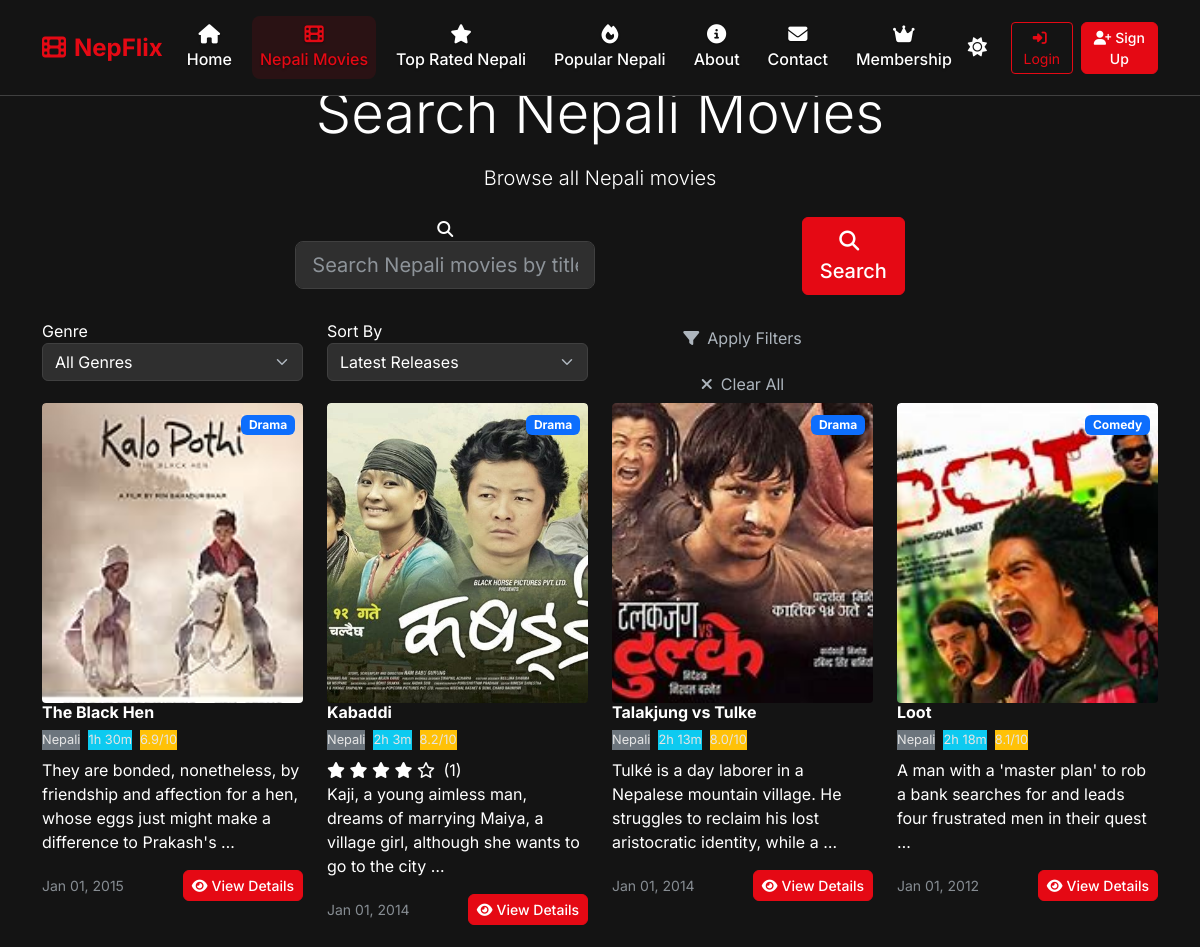
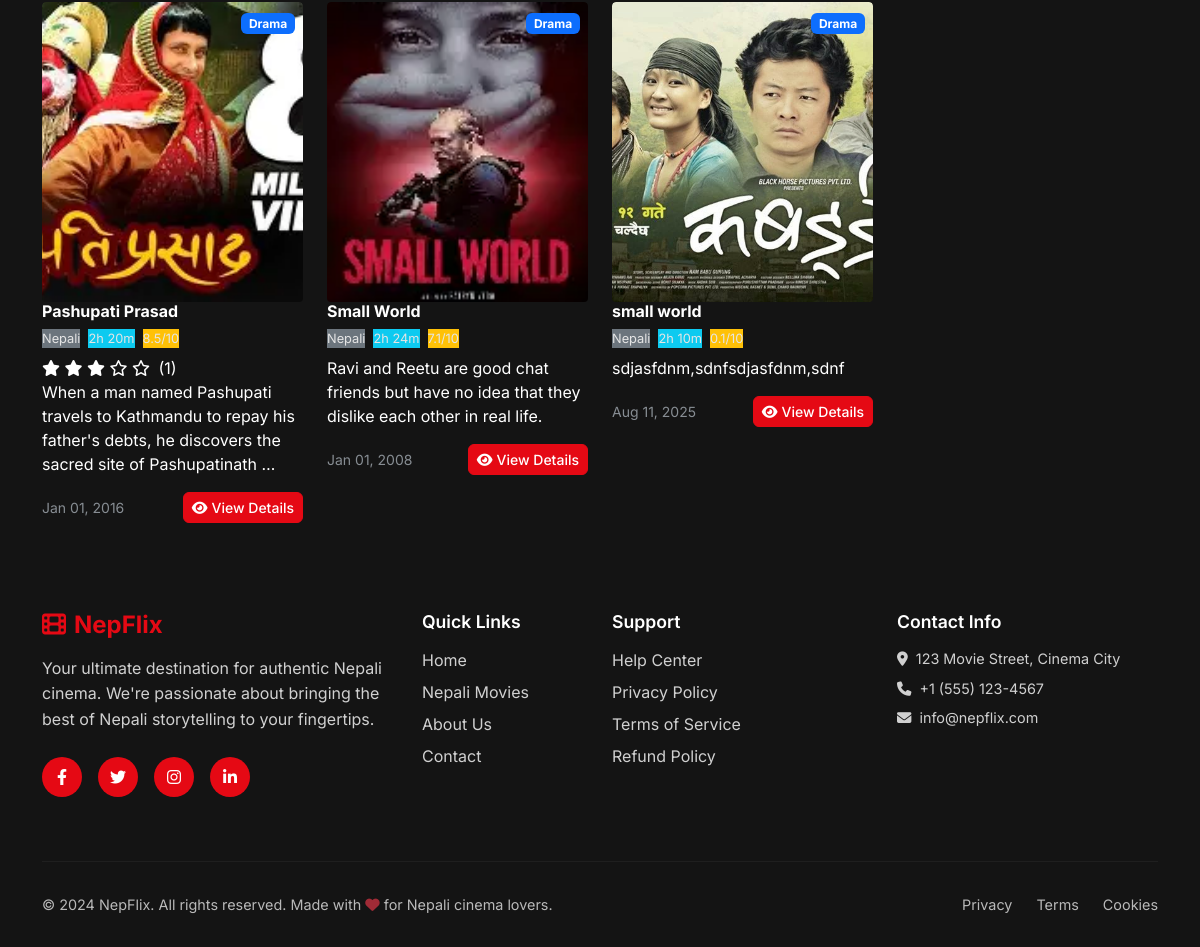
Page /movies/search/ on the committed database (2 pictures, top to bottom).
### movies/models.py (models this page shows, shortened)
class Movie(models.Model):
    GENRE_CHOICES = [
        ('action', 'Action'),
        ('comedy', 'Comedy'),
        ('drama', 'Drama'),
        ('horror', 'Horror'),
        ('romance', 'Romance'),
        ('sci-fi', 'Sci-Fi'),
        ('thriller', 'Thriller'),
        ('documentary', 'Documentary'),
        ('animation', 'Animation'),
        ('adventure', 'Adventure'),
    ]
    LANGUAGE_CHOICES = [
        ('english', 'English'),
        ('hindi', 'Hindi'),
        ('nepali', 'Nepali'),
        ('spanish', 'Spanish'),
        ('french', 'French'),
        ('german', 'German'),
        ('chinese', 'Chinese'),
        ('japanese', 'Japanese'),
        ('korean', 'Korean'),
    ]
    title = models.CharField(max_length=200)
    genre = models.CharField(max_length=20, choices=GENRE_CHOICES)
    language = models.CharField(max_length=20, choices=LANGUAGE_CHOICES)
    duration = models.IntegerField(help_text="Duration in minutes")
    rating = models.DecimalField(
        max_digits=3,
        decimal_places=1,
        validators=[MinValueValidator(0.0), MaxValueValidator(10.0)]
    )
    poster = models.ImageField(upload_to='movie_posters/', null=True, blank=True)
    poster_url = models.URLField(blank=True, null=True, help_text="External URL for movie poster")
    trailer_url = models.URLField(blank=True, null=True)
    description = models.TextField()
    director = models.CharField(max_length=200, blank=True, null=True)
    cast = models.TextField(blank=True, null=True, help_text="Comma-separated list of main cast")
    release_date = models.DateField()
    is_active = models.BooleanField(default=True)
    created_at = models.DateTimeField(auto_now_add=True)
    updated_at = models.DateTimeField(auto_now=True)
    class Meta:
        ordering = ['-release_date']
    @property
    def duration_formatted(self):
        hours = self.duration // 60
        minutes = self.duration % 60
        if hours > 0:
            return f"{hours}h {minutes}m"
        return f"{minutes}m"
    @property
    def poster_display_url(self):
        if self.poster:
            return self.poster.url
        elif self.poster_url:
            return self.poster_url
        return None

### movies/views.py (the view)
# urls.py: path('search/', views.movie_search, name='movie_search'),
def movie_search(request):
    query = request.GET.get('q', '')
    genre = request.GET.get('genre', '')
    movies = Movie.objects.filter(
        is_active=True,
        language='nepali'
    ).annotate(
        avg_rating=Avg('reviews__rating'),
        review_count=Count('reviews')
    )
    if query:
        movies = movies.filter(
            Q(title__icontains=query) |
            Q(description__icontains=query) |
            Q(genre__icontains=query)
        )
    if genre:
        movies = movies.filter(genre=genre)
    genres = Movie.objects.filter(language='nepali').values_list('genre', flat=True).distinct()
    context = {
        'movies': movies,
        'query': query,
        'selected_genre': genre,
        'genres': genres,
    }
    return render(request, 'movies/movie_search.html', context)

### templates/movies/movie_search.html (shortened to what this page needs)
{% extends 'movies/movie_list.html' %}
{% block content %}
<div class="hero-section">
    <div class="container">
        <div class="row justify-content-center text-center">
            <div class="col-lg-8">
                <h1 class="display-4 mb-3">Search Nepali Movies</h1>
                <p class="lead mb-4">
                    {% if query %}
                        Found {{ movies.count }} Nepali movie{{ movies.count|pluralize }} for "{{ query }}"
                    {% else %}
                        Browse all Nepali movies
                    {% endif %}
                </p>
                <form method="get" action="{% url 'movies:movie_search' %}" class="mb-4">
                    <div class="row justify-content-center">
                        <div class="col-md-8">
                            <div class="search-box">
                                <i class="fas fa-search search-icon"></i>
                                <input type="text" name="q" class="form-control form-control-lg"
                                       placeholder="Search Nepali movies by title or genre..."
                                       value="{{ query|default:'' }}">
                            </div>
                        </div>
                        <div class="col-md-2">
                            <button type="submit" class="btn btn-primary btn-lg w-100">
                                <i class="fas fa-search me-2"></i>Search
                            </button>
                        </div>
                    </div>
                </form>
            </div>
        </div>
    </div>
</div>
<div class="container">
    <div class="filter-section">
        <div class="row">
            <div class="col-md-3">
                <div class="filter-group">
                    <label class="filter-label">Genre</label>
                    <select name="genre" class="form-select" id="genreFilter">
                        <option value="">All Genres</option>
                    </select>
                </div>
            </div>
            <div class="col-md-3">
                <div class="filter-group">
                    <label class="filter-label">Sort By</label>
                    <select class="form-select sort-dropdown" id="sortFilter">
                        <option value="release_date">Latest Releases</option>
                    </select>
                </div>
            </div>
            <div class="col-md-3 d-flex align-items-end">
                <div class="filter-group w-100">
                    <button class="btn btn-filter w-100 mb-2" onclick="applyFilters()">
                        <i class="fas fa-filter me-2"></i>Apply Filters
                    </button>
                    <button class="btn btn-clear w-100" onclick="clearFilters()">
                        <i class="fas fa-times me-2"></i>Clear All
                    </button>
                </div>
            </div>
        </div>
    </div>
    <div class="row" id="moviesGrid">
        {% if movies %}
            {% for movie in movies %}
            <div class="col-lg-3 col-md-4 col-sm-6 mb-4">
                <div class="movie-card">
                    <div class="position-relative">
                                        {% if movie.poster_display_url %}
                <img src="{{ movie.poster_display_url }}" alt="{{ movie.title }}" class="movie-poster">
                        {% else %}
                        <img src="https://via.placeholder.com/300x400?text=No+Poster" alt="{{ movie.title }}" class="movie-poster">
                        {% endif %}
                        <div class="position-absolute top-0 end-0 m-2">
                            <span class="badge bg-primary">{{ movie.get_genre_display }}</span>
                        </div>
                    </div>
                    <div class="movie-info">
                        <h5 class="movie-title">{{ movie.title }}</h5>
                        <div class="movie-meta">
                            <span class="movie-badge bg-secondary">{{ movie.get_language_display }}</span>
                            <span class="movie-badge bg-info">{{ movie.duration_formatted }}</span>
                            <span class="movie-badge bg-warning">{{ movie.rating }}/10</span>
                        </div>
                        {% if movie.avg_rating %}
                        <div class="rating-stars">
                            {% for i in "12345" %}
                                {% if forloop.counter <= movie.avg_rating %}
                                    <i class="fas fa-star"></i>
                                {% elif forloop.counter <= movie.avg_rating|add:0.5 %}
                                    <i class="fas fa-star-half-alt"></i>
                                {% else %}
                                    <i class="far fa-star"></i>
                                {% endif %}
                            {% endfor %}
                            <span class="ms-1">({{ movie.review_count }})</span>
                        </div>
                        {% endif %}
                        <p class="movie-description">{{ movie.description|truncatewords:20 }}</p>
                        <div class="d-flex justify-content-between align-items-center">
                            <small class="text-muted">{{ movie.release_date|date:"M d, Y" }}</small>
                            <a href="{% url 'movies:movie_detail' movie.id %}" class="btn btn-primary btn-sm">
                                <i class="fas fa-eye me-1"></i>View Details
                            </a>
                        </div>
                    </div>
                </div>
            </div>
            {% endfor %}
        {% endif %}
    </div>
</div>
{% endblock %}

### rows in the picture
Movie: poster_display_url (picture), genre "Drama", title "The Black Hen", language "Nepali", duration_formatted "1h 30m", rating "6.9", description "They are bonded, nonetheless, by friendship and affection for a hen, whose eggs just might make a difference to Prakash's …", release_date "Jan 01, 2015"
Movie: poster_display_url (picture), genre "Drama", title "Kabaddi", language "Nepali", duration_formatted "2h 3m", rating "8.2", review_count "1", description "Kaji, a young aimless man, dreams of marrying Maiya, a village girl, although she wants to go to the city …", release_date "Jan 01, 2014"
Movie: poster_display_url (picture), genre "Drama", title "Talakjung vs Tulke", language "Nepali", duration_formatted "2h 13m", rating "8.0", description "Tulké is a day laborer in a Nepalese mountain village. He struggles to reclaim his lost aristocratic identity, while a …", release_date "Jan 01, 2014"
Movie: poster_display_url (picture), genre "Comedy", title "Loot", language "Nepali", duration_formatted "2h 18m", rating "8.1", description "A man with a 'master plan' to rob a bank searches for and leads four frustrated men in their quest …", release_date "Jan 01, 2012"
Movie: poster_display_url (picture), genre "Drama", title "Pashupati Prasad", language "Nepali", duration_formatted "2h 20m", rating "8.5", review_count "1", description "When a man named Pashupati travels to Kathmandu to repay his father's debts, he discovers the sacred site of Pashupatinath …", release_date "Jan 01, 2016"
Movie: poster_display_url (picture), genre "Drama", title "Small World", language "Nepali", duration_formatted "2h 24m", rating "7.1", description "Ravi and Reetu are good chat friends but have no idea that they dislike each other in real life.", release_date "Jan 01, 2008"
Movie: poster_display_url (picture), genre "Drama", title "small world", language "Nepali", duration_formatted "2h 10m", rating "0.1", description "sdjasfdnm,sdnfsdjasfdnm,sdnf", release_date "Aug 11, 2025"
